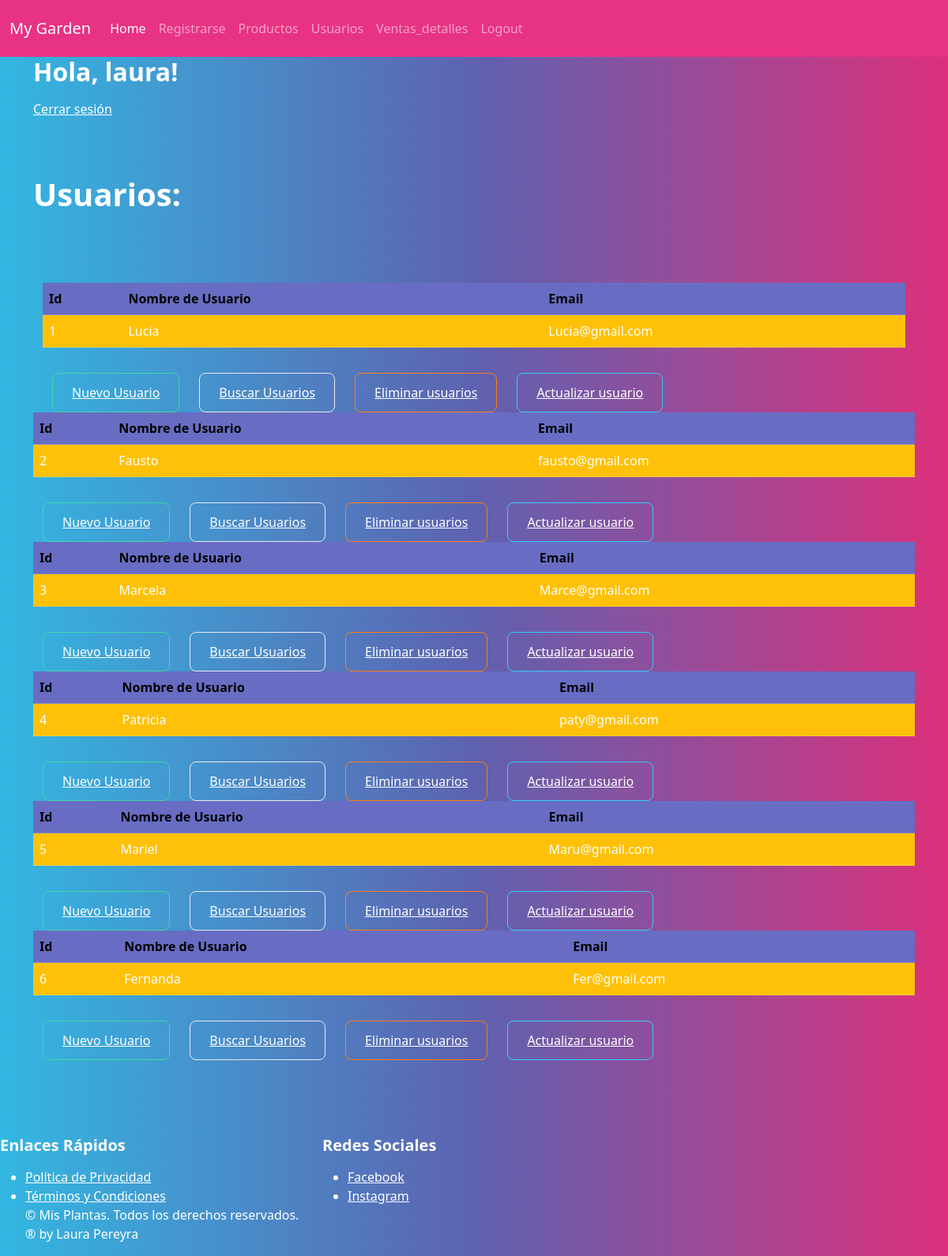
Page /usuarios/ (signed in) on the committed database.
### App5/models.py (models this page shows, shortened)
class Usuarios(models.Model):
    nombre_usuario = models.CharField(max_length=30)
    email_usuario = models.EmailField()

### App5/views.py (the view)
# urls.py: path('usuarios/', views.mostrar_usuarios, name='Usuarios'),
def mostrar_usuarios(request):
    usuario = Usuarios.objects.all()
    context = {'usuario': usuario}
    return render(request, 'App5/usuarios.html', context=context)

### App5/Templates/App5/usuarios.html (shortened to what this page needs)
{% extends 'App5/base.html' %}
{% load static %}
{% block codigoDinamico %}
<div class="container">
    <h1>Usuarios: </h1> <br> <br> <br>
{% for usuario in usuario %}
    <div class="container">
        <table class="table table-hover">
            <tbody>
                <th scope="col">Id</th>
                <th scope="col">Nombre de Usuario</th>
                <th scope="col">Email</th>
                <tr class="table-warning">
                    <td> {{ usuario.id}}</td>
                    <td> {{ usuario.nombre_usuario}}</td>
                    <td> {{ usuario.email_usuario}}</td>
                </tr>
        </table>
        <div class="container">
            <button type="button" class="btn btn-outline-success">
                <a href="{% url 'Crear usuarios' %}">Nuevo Usuario</a>
            </button>
            <button type="button" class="btn btn-outline-light">
                <a href="{% url 'Buscar usuarios' %}">Buscar Usuarios</a>
            </button> &nbsp; &nbsp;&nbsp;
            <button type="button" class="btn btn-outline-danger">
                <a href="{% url 'Eliminar usuarios' usuario_id=usuario.id %}">Eliminar usuarios</a>
            </button> &nbsp; &nbsp;&nbsp;
            <button type="button" class="btn btn-outline-info">
                <a href="{% url 'Actualizar usuarios' usuario_id=usuario.id %}">Actualizar usuario</a>
            </button>
        </div>
    </div>
</div>
{% endfor %}
{% endblock %}

### App5/Templates/App5/base.html (shortened to what this page needs)
{% load static %}
<!DOCTYPE html>
<html lang="en">
<head>
    <link href="https://bootswatch.com/5/quartz/bootstrap.min.css" rel="stylesheet"/>
    <link href="{% static 'App5/styles.css' %}" rel="stylesheet" />
    <link href="{% static 'App5/bootstrap.css' %}" rel="stylesheet" />
</head>
<body>
    <nav class="navbar navbar-expand-lg bg-primary" data-bs-theme="dark">
        <div class="container-fluid">
          <a class="navbar-brand" href="#">My Garden</a>
          <div class="collapse navbar-collapse" id="navbarColor01">
            <ul class="navbar-nav me-auto">
              <li class="nav-item">
                <a class="nav-link active" href="{% url 'Home' %}">Home
                </a>
              </li>
              <li class="nav-item">
                <a class="nav-link" href="{% url 'Registro' %}">Registrarse</a>
                </li>
                {% if request.user.is_authenticated %}
                <li class="nav-item">
                  <a class="nav-link" href="{% url 'Productos' %}">Productos</a>
                </li>
                <li class="nav-item">
                  <a class="nav-link" href="{% url 'Usuarios' %}">Usuarios</a>
                </li>
                <li class="nav-item">
                  <a class="nav-link" href="{% url 'Ventas_detalles' %}">Ventas_detalles</a>
                </li>
                <li class="nav-item">
                  <a class="nav-link" href="{% url 'logout' %}">Logout</a>
                </li>
                {% else %}
                <li class="nav-item">
                  <a class="nav-link" href="{% url 'login' %}">Login</a>
                </li>
                {% endif %}
              </ul>
            </div>
          </div>
        </nav>
        <div class="container">
        {% if request.user.is_authenticated %}
        <h2> Hola, {{user.username}}!</h2>
             <a href="{% url 'logout' %}">Cerrar sesión</a>
             {% else %}
                 <h2>No has iniciado sesión. <a href="{% url 'login' %}">Inicia sesión aquí</a>
             {% endif %}
                </div><br> <br> <br>
              {% block codigoDinamico %}
              {% endblock %}
<footer class="mt-5">
  <div class="row">
    <div class="col-md-4">
        <h5>Enlaces Rápidos</h5>
        <ul>
            <li><a href="{% url 'privacy_policy' %}">Política de Privacidad</a></li>
            <li><a href="{% url 'terms_conditions' %}">Términos y Condiciones</a></li>
            <p>&copy;  Mis Plantas. Todos los derechos reservados. ® by Laura Pereyra</p>
        </ul>
    </div>
    <div class="col-md-4">
        <h5>Redes Sociales</h5>
        <ul>
            <li><a href="#">Facebook</a></li>
            <li><a href="#">Instagram</a></li>
        </ul>
    </div>
</div>
</footer>
</body>
</html>

### rows in the picture
Usuarios: id "1", nombre_usuario "Lucia", email_usuario "Lucia@gmail.com"
Usuarios: id "2", nombre_usuario "Fausto", email_usuario "fausto@gmail.com"
Usuarios: id "3", nombre_usuario "Marcela", email_usuario "Marce@gmail.com"
Usuarios: id "4", nombre_usuario "Patricia", email_usuario "paty@gmail.com"
Usuarios: id "5", nombre_usuario "Mariel", email_usuario "Maru@gmail.com"
Usuarios: id "6", nombre_usuario "Fernanda", email_usuario "Fer@gmail.com"

### other values in the picture
{{ user.username }} "laura"
